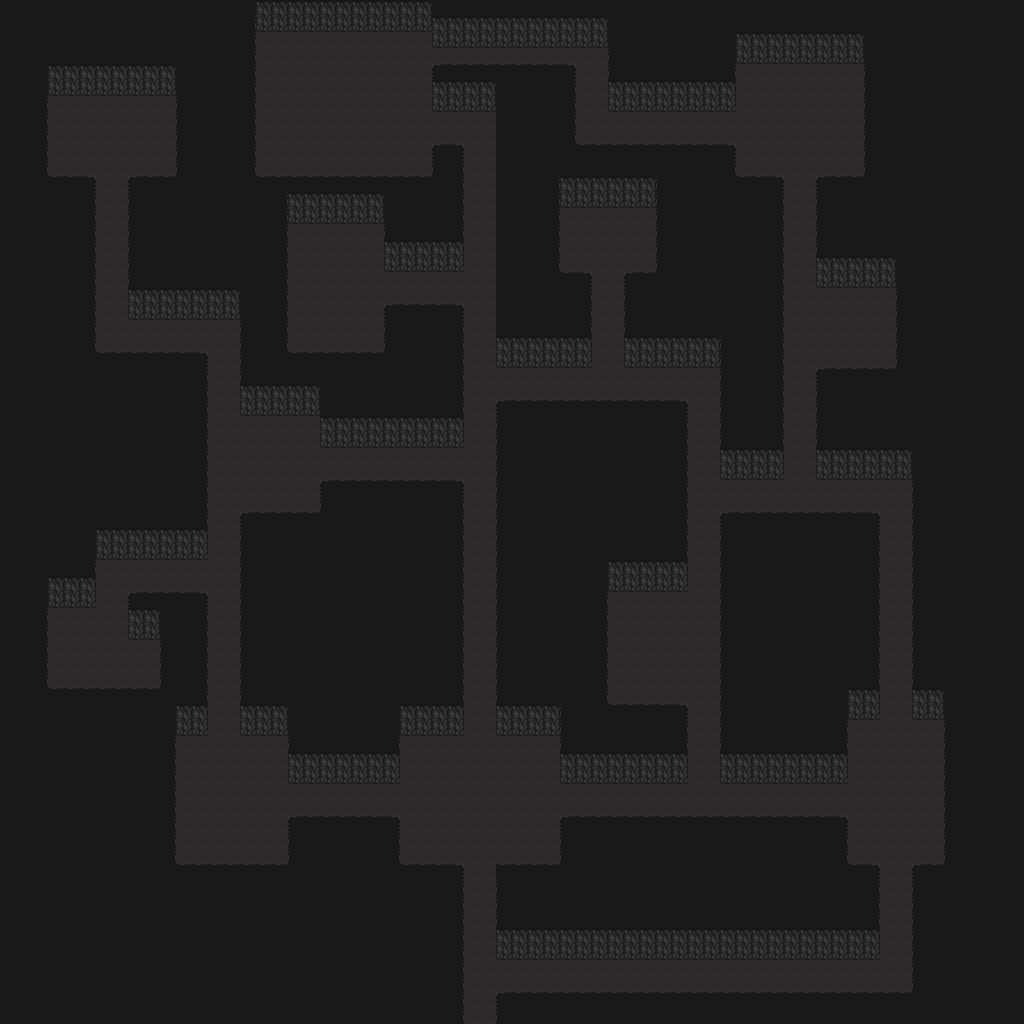

A level layout from a 2D game, rendered from its tile map. Below: a short description, then the map file with tile-grid data replaced by summaries:
An orthogonal 64x64 tile map with 16x16 px tiles, 2 tile layers (Layer 1, Collision Layer) and 25 objects (25x Torch).

<map version="1.2" tiledversion="1.2.3536" orientation="orthogonal" renderorder="right-down" width="64" height="64" tilewidth="16" tileheight="16" infinite="0" nextlayerid="4" nextobjectid="30">
 <tileset firstgid="1" source="tileset_2.tsx" />
 <layer id="1" name="Layer 1" width="64" height="64">
  <data>[4096 cells, 4096 non-empty, 2 distinct tile ids]</data>
 </layer>
 <layer id="2" name="Collision Layer" width="64" height="64">
  <data>[4096 cells, 898 non-empty, 7 distinct tile ids]</data>
 </layer>
 <objectgroup id="3" name="Object Layer 1">
  <object id="1" name="Torch" x="562.545" y="944.727" />
  <object id="2" name="Torch" x="802.5" y="944" />
  <object id="3" name="Torch" x="346" y="768.667" />
  <object id="5" name="Torch" x="257.5" y="720.5" />
  <object id="6" name="Torch" x="150" y="544.5" />
  <object id="7" name="Torch" x="72.75" y="592.75" />
  <object id="8" name="Torch" x="622.667" y="767.333" />
  <object id="9" name="Torch" x="784" y="767" />
  <object id="10" name="Torch" x="862.667" y="463.667" />
  <object id="11" name="Torch" x="750.333" y="462" />
  <object id="12" name="Torch" x="671.667" y="352.333" />
  <object id="13" name="Torch" x="858.667" y="272.667" />
  <object id="14" name="Torch" x="799.667" y="49" />
  <object id="15" name="Torch" x="568" y="31.3333" />
  <object id="16" name="Torch" x="476.333" y="31.3333" />
  <object id="17" name="Torch" x="390.667" y="13.3333" />
  <object id="18" name="Torch" x="310.5" y="14.25" />
  <object id="19" name="Torch" x="84.625" y="80.25" />
  <object id="20" name="Torch" x="133" y="80.125" />
  <object id="21" name="Torch" x="332.364" y="207.636" />
  <object id="22" name="Torch" x="608.5" y="191.25" />
  <object id="23" name="Torch" x="185.333" y="305.333" />
  <object id="24" name="Torch" x="348" y="433" />
  <object id="25" name="Torch" x="426.667" y="431.667" />
  <object id="26" name="Torch" x="549.667" y="353" />
 </objectgroup>
</map>
